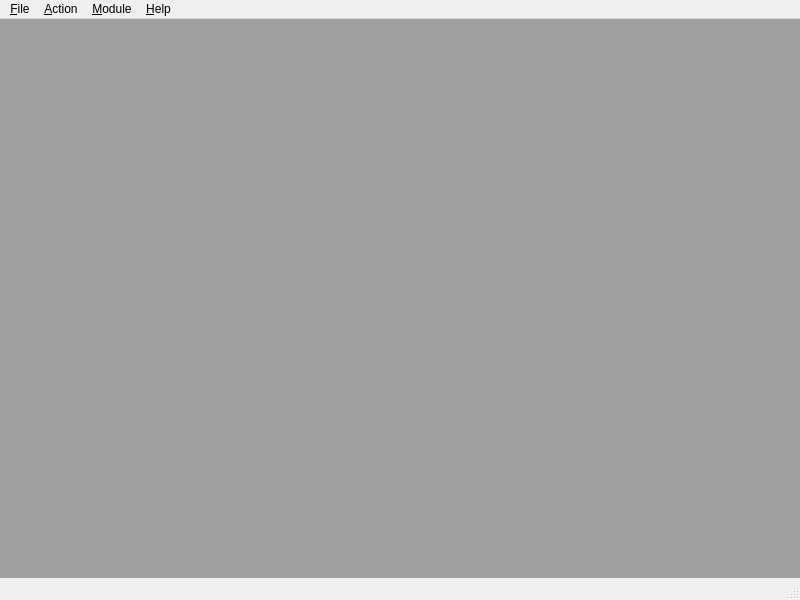
<?xml version="1.0" encoding="UTF-8"?>
<ui version="4.0">
 <class>MainWindow</class>
 <widget class="QMainWindow" name="MainWindow">
  <property name="geometry">
   <rect>
    <x>0</x>
    <y>0</y>
    <width>800</width>
    <height>600</height>
   </rect>
  </property>
  <property name="windowTitle">
   <string>MainWindow</string>
  </property>
  <widget class="QWidget" name="centralwidget">
   <layout class="QGridLayout" name="gridLayout">
    <property name="margin">
     <number>0</number>
    </property>
    <property name="spacing">
     <number>0</number>
    </property>
    <item row="0" column="0">
     <widget class="QMdiArea" name="mdiArea"/>
    </item>
   </layout>
  </widget>
  <widget class="QMenuBar" name="menubar">
   <property name="geometry">
    <rect>
     <x>0</x>
     <y>0</y>
     <width>800</width>
     <height>21</height>
    </rect>
   </property>
   <widget class="QMenu" name="fileMenu">
    <property name="title">
     <string>&amp;File</string>
    </property>
    <addaction name="ActionFileNew"/>
    <addaction name="ActionFileOpen"/>
    <addaction name="ActionFileSave"/>
    <addaction name="separator"/>
    <addaction name="ActionFileClose"/>
    <addaction name="separator"/>
    <addaction name="ActionFileExit"/>
   </widget>
   <widget class="QMenu" name="helpMenu">
    <property name="title">
     <string>&amp;Help</string>
    </property>
   </widget>
   <widget class="QMenu" name="actionMenu">
    <property name="enabled">
     <bool>true</bool>
    </property>
    <property name="title">
     <string>&amp;Action</string>
    </property>
   </widget>
   <widget class="QMenu" name="moduleMenu">
    <property name="title">
     <string>&amp;Module</string>
    </property>
   </widget>
   <addaction name="fileMenu"/>
   <addaction name="actionMenu"/>
   <addaction name="moduleMenu"/>
   <addaction name="helpMenu"/>
  </widget>
  <widget class="QStatusBar" name="statusbar"/>
  <action name="ActionFileExit">
   <property name="text">
    <string>E&amp;xit</string>
   </property>
   <property name="shortcut">
    <string>Ctrl+Q</string>
   </property>
  </action>
  <action name="ActionFileNew">
   <property name="text">
    <string>&amp;New...</string>
   </property>
   <property name="shortcut">
    <string>Ctrl+N</string>
   </property>
  </action>
  <action name="ActionFileClose">
   <property name="enabled">
    <bool>false</bool>
   </property>
   <property name="text">
    <string>&amp;Close</string>
   </property>
  </action>
  <action name="ActionFileOpen">
   <property name="text">
    <string>&amp;Open...</string>
   </property>
   <property name="shortcut">
    <string>Ctrl+O</string>
   </property>
  </action>
  <action name="ActionFileSave">
   <property name="enabled">
    <bool>false</bool>
   </property>
   <property name="text">
    <string>&amp;Save</string>
   </property>
   <property name="shortcut">
    <string>Ctrl+S</string>
   </property>
  </action>
  <action name="ActionViewResourceLibrary">
   <property name="checkable">
    <bool>true</bool>
   </property>
   <property name="text">
    <string>&amp;Resource library</string>
   </property>
   <property name="shortcut">
    <string>Ctrl+Shift+R</string>
   </property>
  </action>
  <action name="ActionProjectFontManager">
   <property name="enabled">
    <bool>true</bool>
   </property>
   <property name="text">
    <string>Font Manager</string>
   </property>
  </action>
 </widget>
 <resources/>
 <connections/>
</ui>
